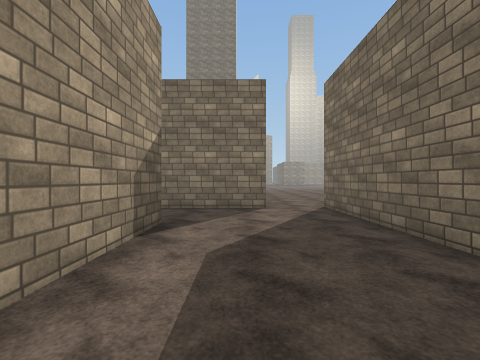
[1] (above)

24 first-person views from a walk through a Unity game level. The camera is 1.4 m above the floor, looks level and sees 90° across. The floor is counted in squares, 2 m on a side. Each view is taken from the middle of a square. On the plan, view 1 faces up. The plan holds only what a view shows up to about 9 squares ahead; the rest is blank. The place goes on beyond the plan. The player character is not drawn. Surface patterns are stand-ins for the level's own textures.

[2]
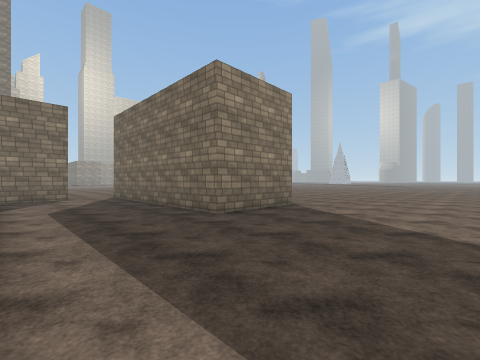

[3]
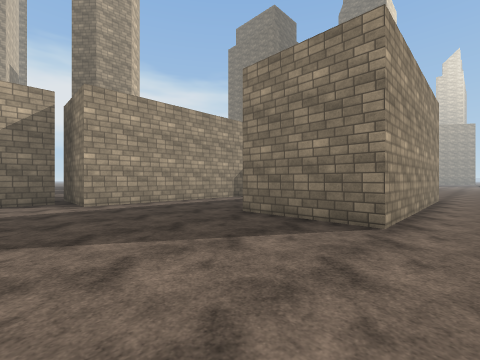

[4]
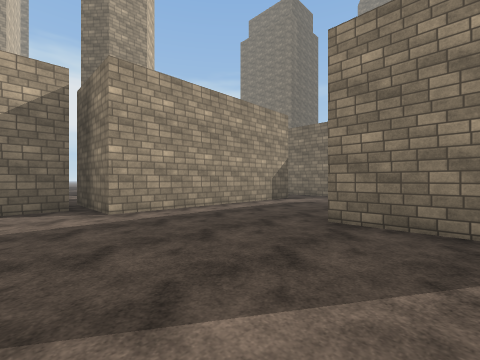

[5]
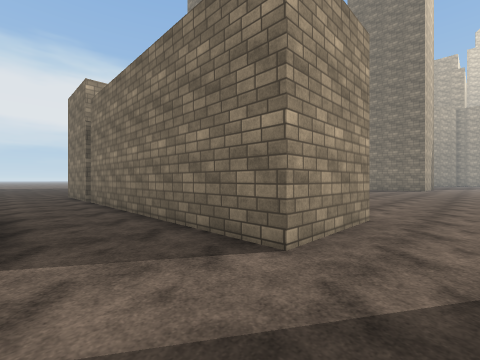

[6]
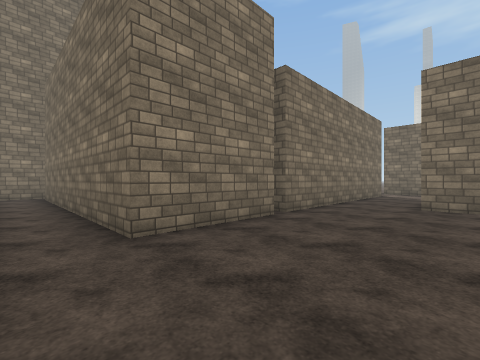

[7]
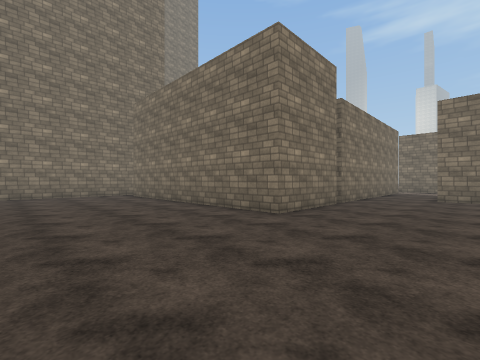

[8]
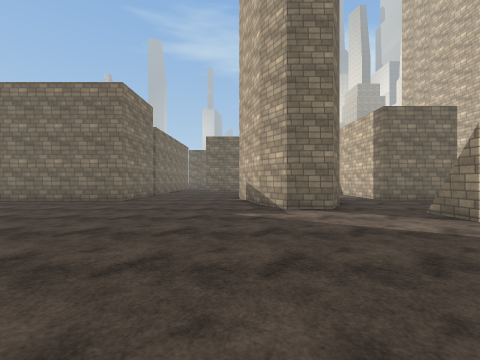

[9]
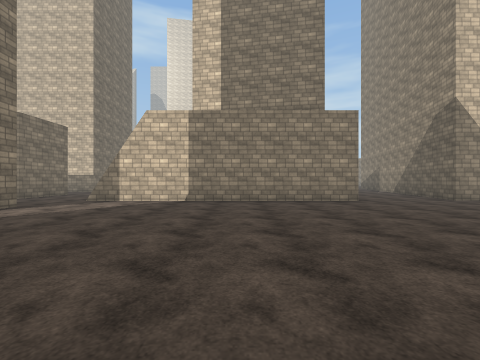

[10]
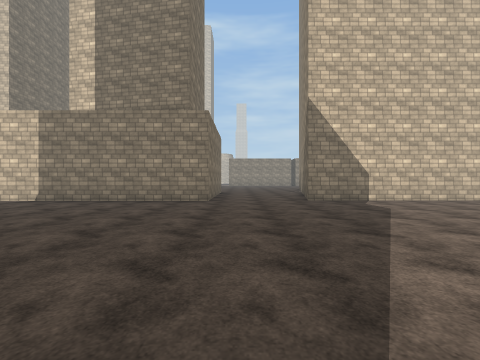

[11]
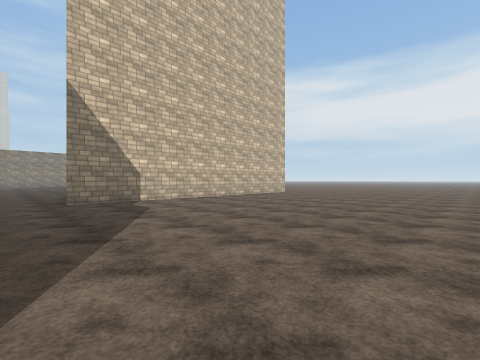

[12]
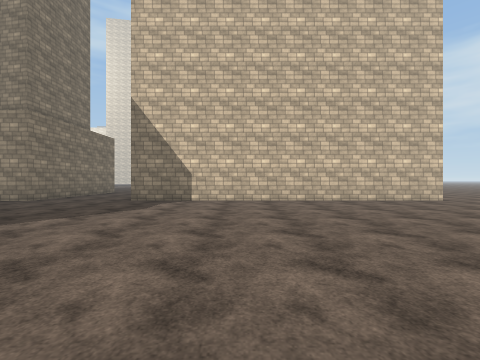

[13]
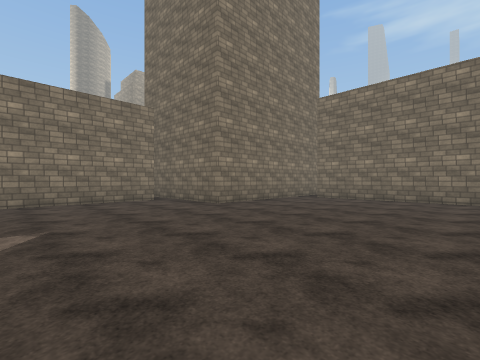

[14]
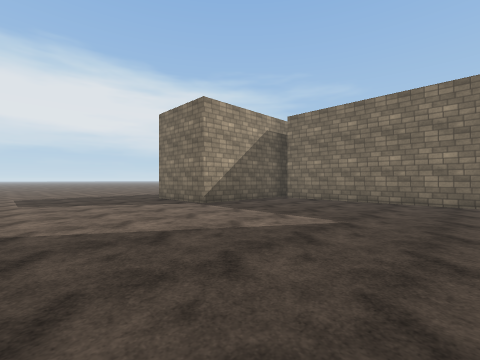

[15]
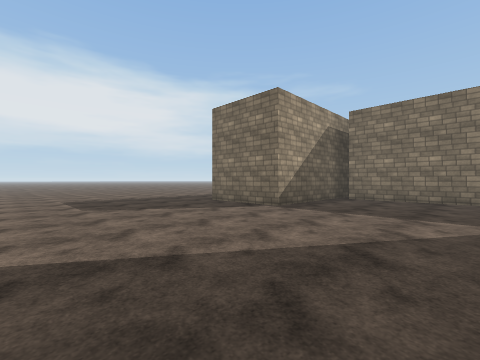

[16]
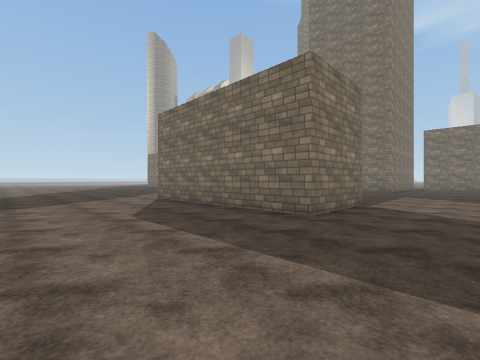

[17]
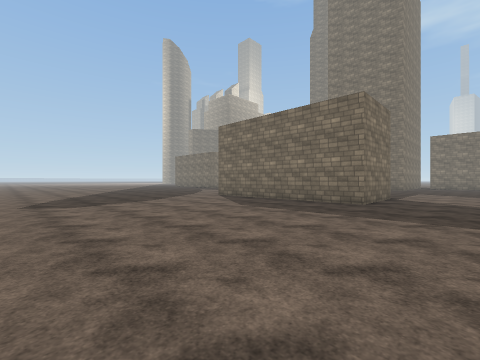

[18]
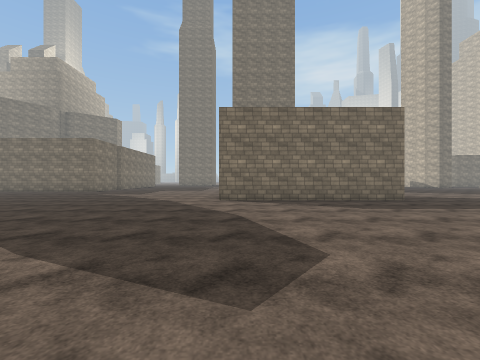

[19]
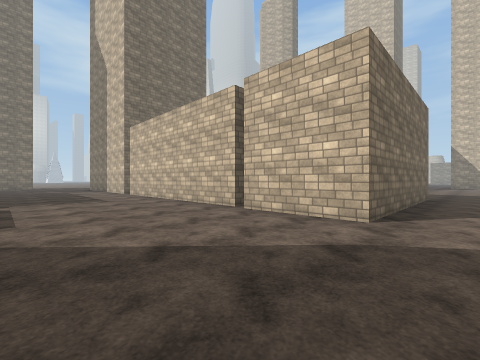

[20]
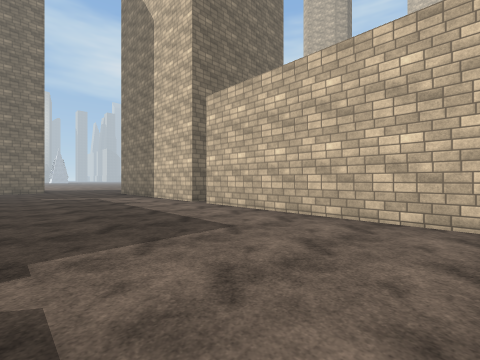

[21]
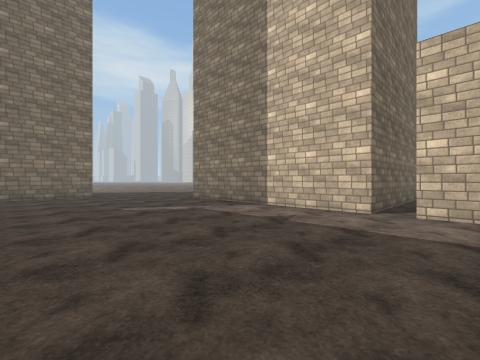

[22]
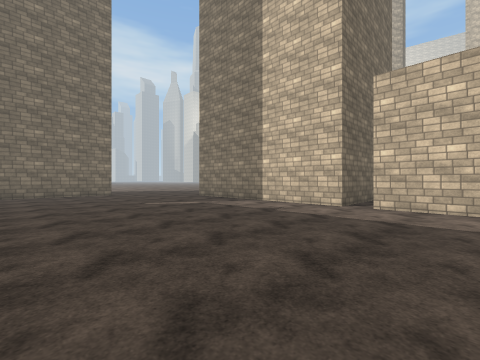

[23]
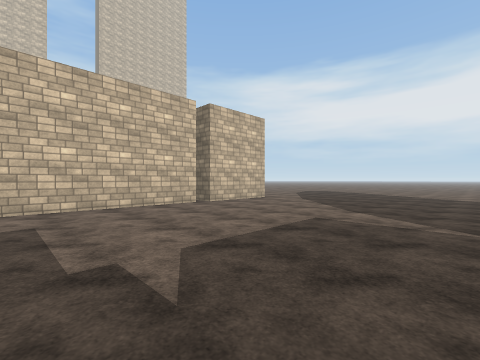

[24]
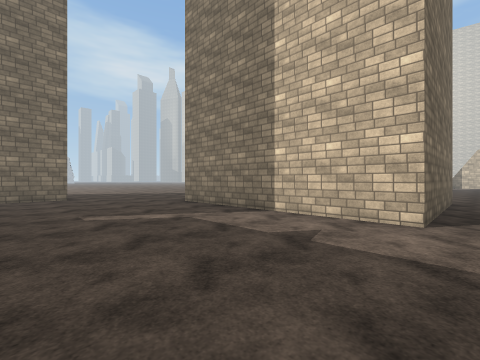

### Floor plan
Points are (right, up) in squares from view 1. A wall is a line through its corners. A room is listed if a view was taken in it or the views show most of it. See-through windows are left out.
Room 1 (views 1, 2, 3, 4, 5)
walls: (-1.3, 4) (-1.3, -2.4) (-4.1, -2.4); (-2.6, -2.9) (-2.6, -4); (0.7, 6) (-4.4, 6); (5, 6.1) (5, -0.1) (2.2, -0.1) (2.2, 6.4)
ways out: opening at (-4, 5) to room 2; opening at (1.5, 6); opening at (6, 6)
Room 2 (views 6, 7, 8, 9, 10, 11, 12, 13, 14, 15, 16, 17, 18, 19, 20, 21, 22, 23, 24)
walls: (-22.9, 16.9) (-22.9, 13.3) (-25.7, 13.3) (-25.7, 19.6) (-22.9, 19.6); (-22.5, 19.6) (-15.1, 19.6); (-15.1, 17.1) (-22.5, 17.1); (-9.8, 14.5) (-14.4, 14.5) (-14.4, 19.6) (-8, 19.6); (-22, -3) (-22, -2.1) (-12.9, -2.1); (-12.2, -0.3) (-12.2, 0.9) (-11.2, 1.4) (-9, 1.9); (-7, 6) (-9.9, 6) (-9.9, 13.6); (-4.4, 6) (-6.6, 6); (-35.5, -2.1) (-25.3, -2.1) (-25.5, -3.1); (-4.1, 3) (-4.1, 4); (-5, 23.4) (-5, 26)
ways out: opening at (-4, 5) to room 1; opening at (-12, -1); opening at (-11, 14); opening at (-8.5, -2); opening at (-7.4, 22)

Positions as (right, up) in squares from view 1, and headings:
1: (0, 0), facing up
2: (-1, -4), facing up-right
3: (6, -4), facing up-left
4: (4, -4), facing up-left
5: (2, 4), facing up-left
6: (-11, 3), facing up-right
7: (-14, 3), facing up-right
8: (-18, 2), facing right
9: (-18, 6), facing down
10: (-23, 6), facing down
11: (-24, 6), facing down-left
12: (-29, 6), facing down
13: (-19, 9), facing up-right
14: (-17, 9), facing up-left
15: (-19, 8), facing up-left
16: (-30, 11), facing up-right
17: (-33, 11), facing up-right
18: (-34, 19), facing right
19: (-27, 24), facing down-right
20: (-21, 24), facing down-right
21: (-16, 25), facing down-right
22: (-17, 26), facing down-right
23: (-18, 26), facing down-left
24: (-15, 24), facing down-right
